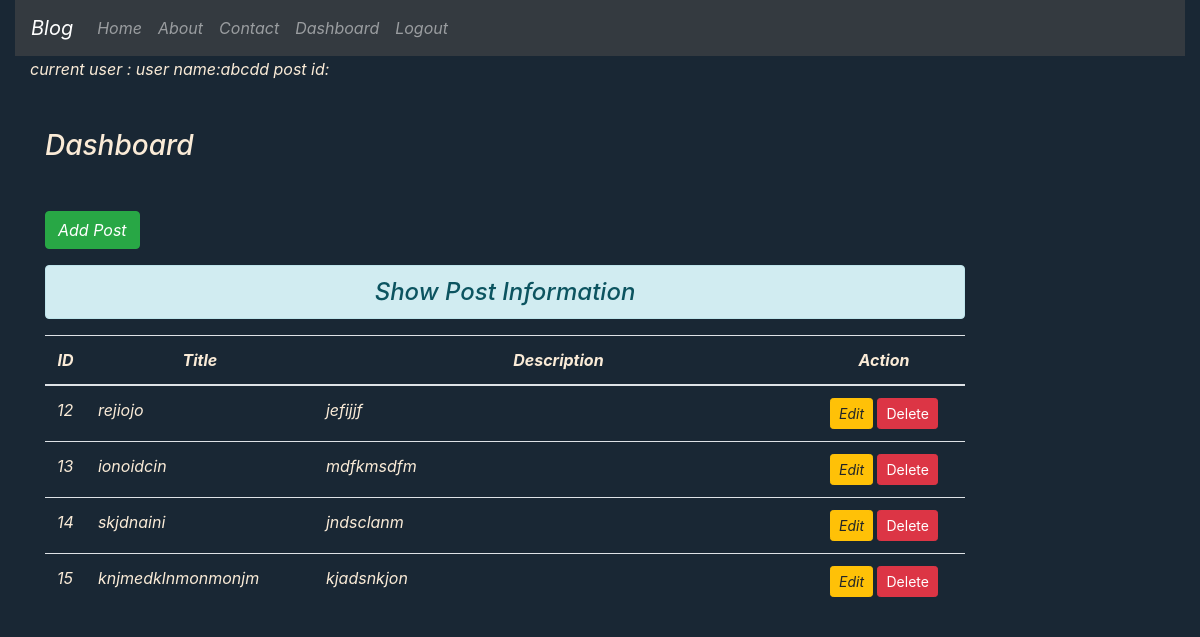
Screenshot of /dashboard/ (signed in) with the database file from the repository.
### bloggapp/models.py (models this page shows, shortened)
class Post(models.Model):
    title = models.CharField(max_length=100)
    decs = models.TextField()
    user = models.ForeignKey(User, on_delete=models.CASCADE, null=True)

### bloggapp/views.py (the view)
# urls.py: path('dashboard/',dashboard,name="dashboard"),
def dashboard(request):
    if request.user.is_authenticated:
        current_user = request.user
        posts = Post.objects.filter(user=current_user)
    else:
        redirect('/login/')
    return render(
        request,
        "dashboard.html",
        {'posts':posts}
    )

### bloggapp/templates/dashboard.html (shortened to what this page needs)
{% extends "base.html" %}
{% load static %}
{% block content %}
current user :{{posts.user}}
user name:{{request.user}}
post id: {{posts.id}}
<div class="col-sm-10">
    <h3 class="my-5">Dashboard </h3>
    <a href="{% url 'addpost' %}" class="btn btn-success">Add Post</a>
    <h4 class="text-center alert alert-info mt-3">Show Post Information</h4>
            {% if posts %}
            <table class="table table-hover bg white">
                <thead>
                    <tr class="text-center">
                        <th scope="col" style="width: 2%;">ID</th>
                        <th scope="col" style="width: 25%;">Title</th>
                        <th scope="col" style="width: 55%;">Description</th>
                        <th scope="col" style="width: 25%;">Action</th>
                    </tr>
                </thead>
                <tbody>
                    {% for post in posts %}
                        {% if post.user == request.user%}
                            <tr>
                                <td scope="row">{{post.id}}</td>
                                <td>{{post.title}}</td>
                                <td>{{post.decs}}</td>
                                <td class="text-center">
                                <a href="{% url 'updatepost' post.id %}" class="btn btn-warning btn-sm">Edit</a>
                                <form action="{% url 'deletepost' post.id %}" method="post" class="d-inline">
                                    <input type="submit" class = "btn btn-danger btn-sm" value="Delete">
                                </form>
                                </td>
                            </tr>
                        {% endif %}
                    {% endfor %}
                </tbody>
            </table>
        {% else %}
            <h4 class="text-center alert alert-warning">No Record</h4>
        {% endif %}
{% endblock content %}

### statics/style.css (style rules this page uses)
body { background-color: #192734; color: antiquewhite; font-style: italic; }

### rows the page displays
Post: id "12", title "rejiojo", decs "jefijjf"
Post: id "13", title "ionoidcin", decs "mdfkmsdfm"
Post: id "14", title "skjdnaini", decs "jndsclanm"
Post: id "15", title "knjmedklnmonmonjm", decs "kjadsnkjon"

### other values shown
{{ request.user }} "abcdd"
